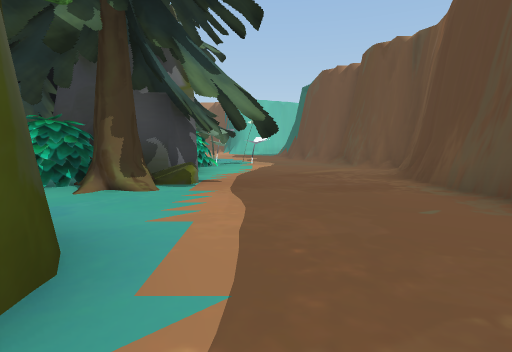
View 1 (above)

21 first-person views from a walk through a scene from a Unity 3-D project. The camera is 1.2 m above the floor, tilts 6° down and sees 80° across. The floor is counted in squares, 2 m on a side. Each view is taken from the middle of a square. On the plan, view 1 faces up. The plan holds only what a view shows up to about 9 squares ahead; the rest is blank. The place goes on beyond the plan. Some surface patterns are stand-ins.

View 2
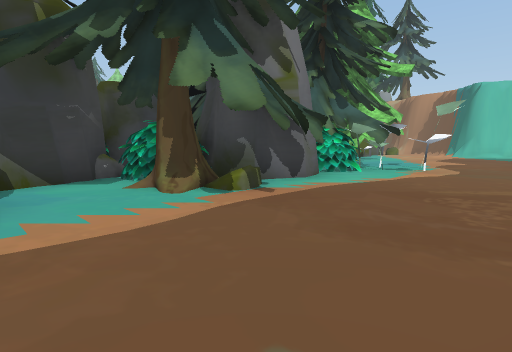

View 3
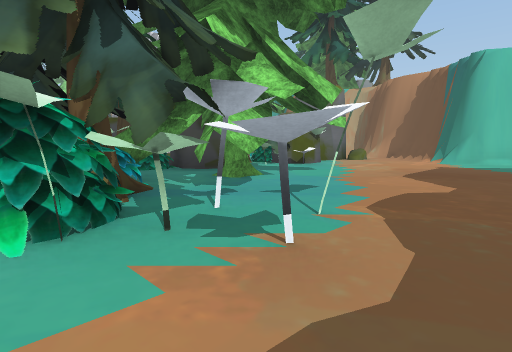

View 4
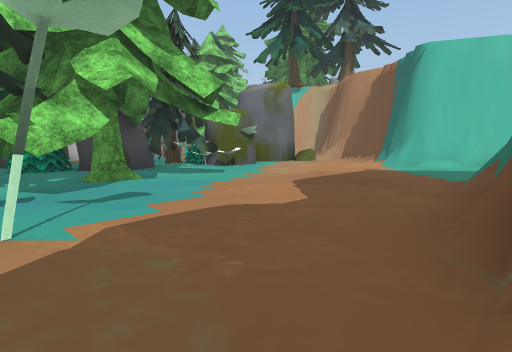

View 5
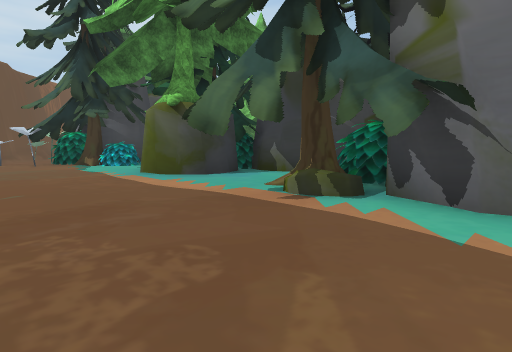

View 6
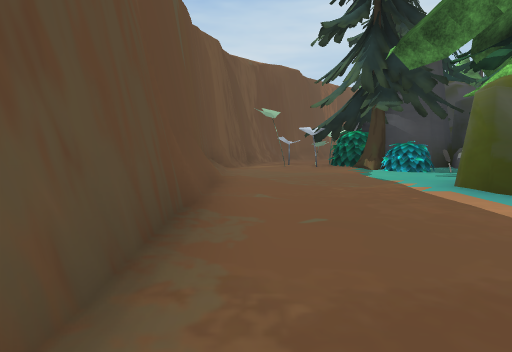

View 7
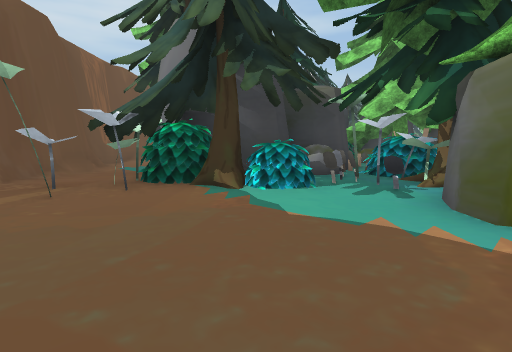

View 8
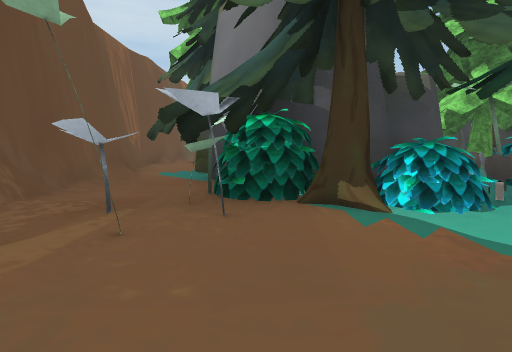

View 9
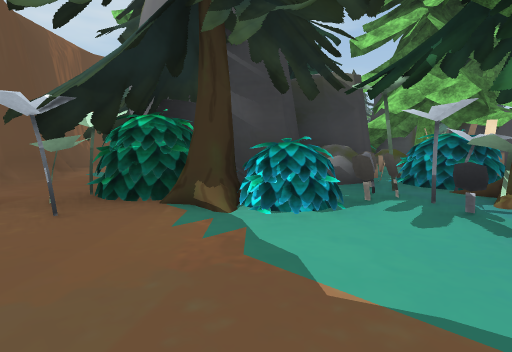

View 10
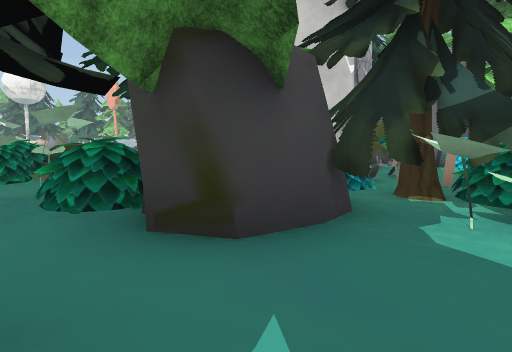

View 11
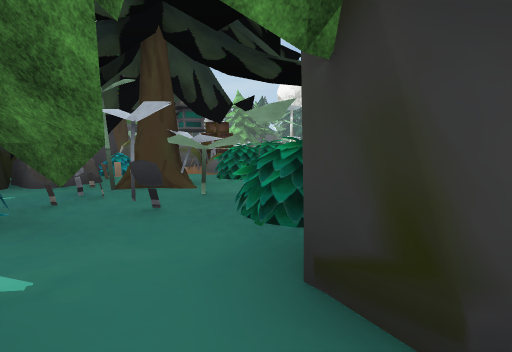

View 12
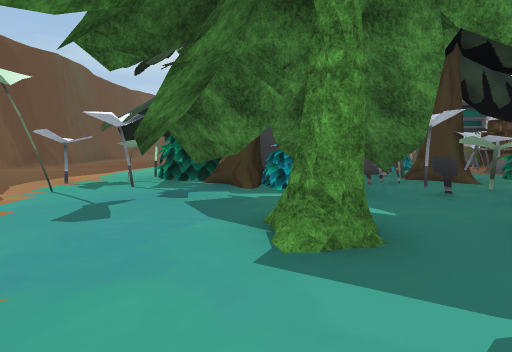

View 13
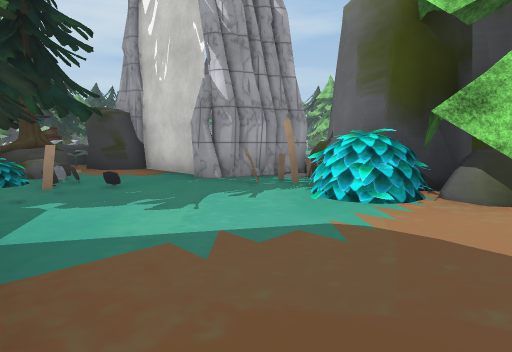

View 14
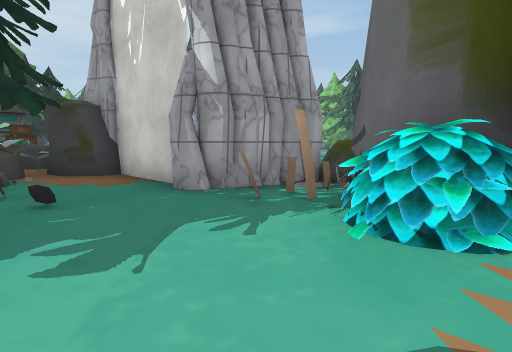

View 15
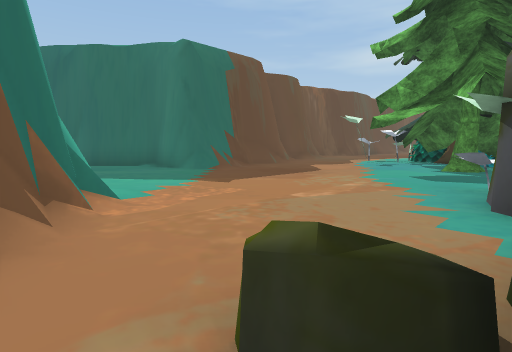

View 16
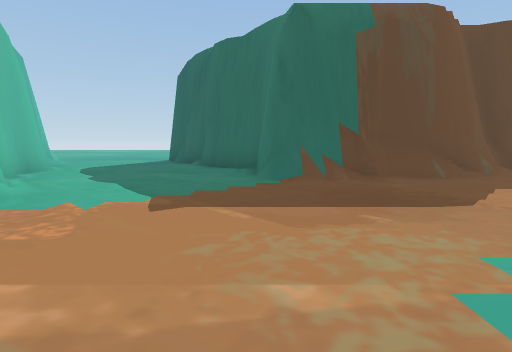

View 17
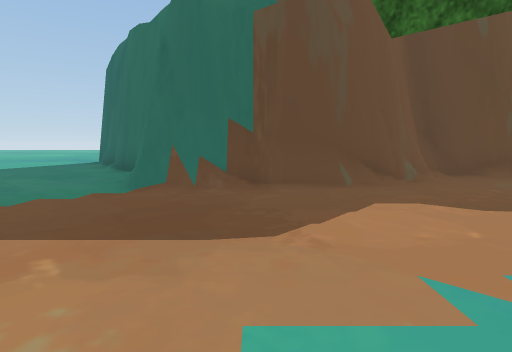

View 18
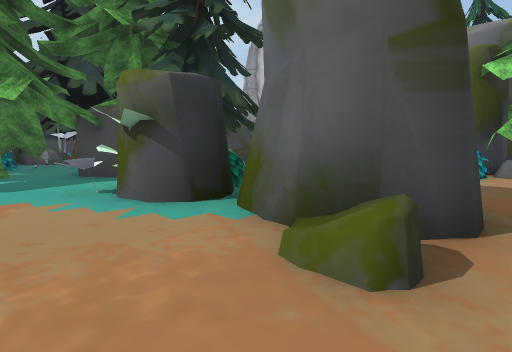

View 19
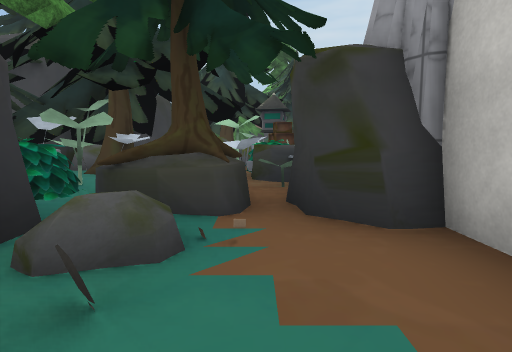

View 20
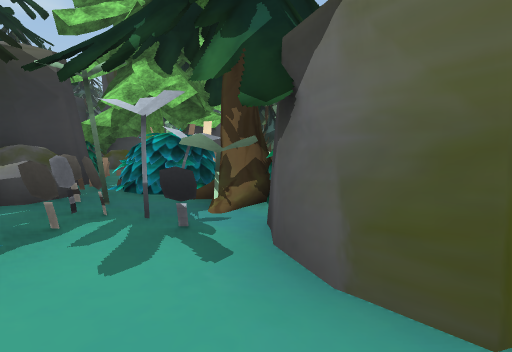

View 21
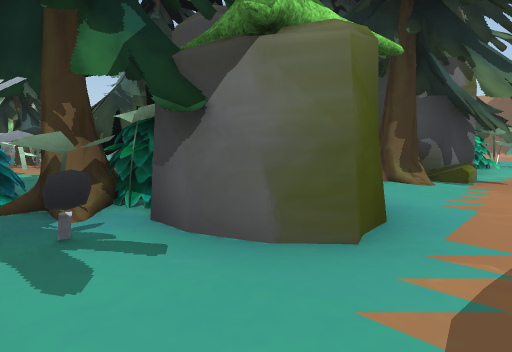

### Floor plan
Key: @ floor where view 1 was taken; # wall or solid block; . floor; / step, stairs or slope; = window, fence, low wall or low ledge; ^ raised ledge; T tree; O other object.
Columns run from 14 left of view 1 to 6 right of it. Each row starts with its distance up from view 1.
 20   T=......./###......
 19 ####....##..##.......
 18   #O ...##..........#
 17   #OO...##........###
 16  OO#...TO#......###
 15    #..OTTTO..../#
 14    #..TOT....../#
 13    ## T###......#
 12     ##T###T.....##
 11     #TT#OTTTT....#
 10     ^^ #OOT......#
  9     OOO##OT#TTO..#
  8     OOO#OO##O....##
  7      O ##T###.....#
  6     OOOOO####T...##
  5     OOOO #OOTTT..#
  4       O  OOO#.T..#
  3         T #......#
  2        TT ###....#
  1    T   TT  O##...#
  0    TT#..O TT#.@..#
 -1     T#  OOOO.....#
 -2      #TTOOOOOT...#
 -3      OTTT##O#T.T.#
 -4      TTTT ###TTT.#
 -5       T     ##.###
 -6       T    T#T###
 -7            T.T#
 -8            .T##
 -9             ##

Where each view was taken, in squares from view 1:
view 1: 0 up, 0 right, facing up
view 2: 2 up, 2 right, facing up-left
view 3: 8 up, 1 right, facing up-left
view 4: 10 up, 2 right, facing up-left
view 5: 7 up, 2 right, facing down-left
view 6: 5 up, 2 right, facing down
view 7: 1 up, 2 right, facing down-left
view 8: 1 down, 2 right, facing down-left
view 9: 0 up, 1 right, facing down-left
view 10: 13 up, 3 left, facing left
view 11: 13 up, 4 left, facing down-left
view 12: 14 up, 3 left, facing down
view 13: 20 up, 7 left, facing down-left
view 14: 19 up, 8 left, facing down-left
view 15: 20 up, 5 left, facing down-right
view 16: 16 up, 4 left, facing right
view 17: 14 up, 3 left, facing right
view 18: 20 up, 3 left, facing down-left
view 19: 15 up, 9 left, facing down
view 20: 0 up, 0 right, facing left
view 21: 1 down, 0 right, facing up-left
